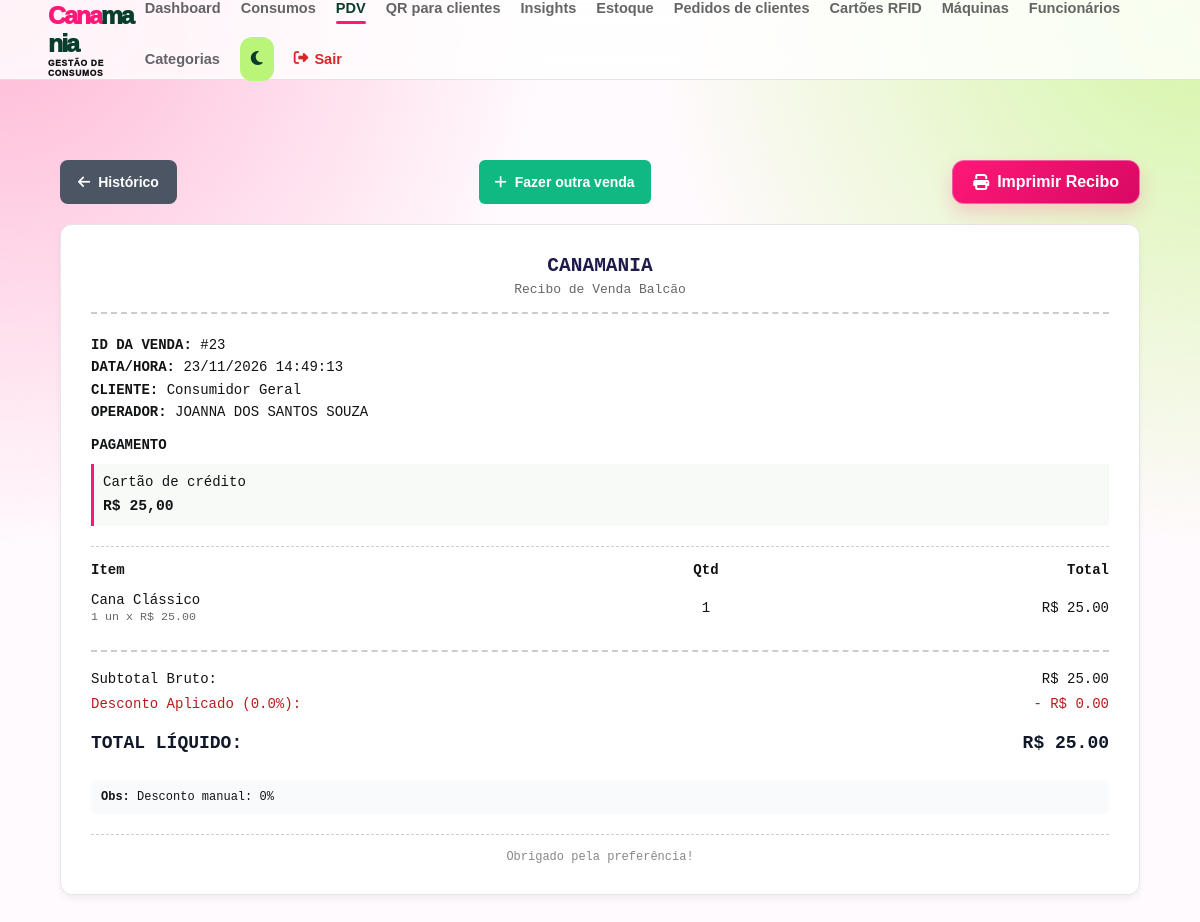
The page /pdv/venda/23 (signed in) on the database its author committed.
### app/models/venda.py (models this page shows, shortened)
class Venda(Base):
    __tablename__ = "vendas"
    id         = Column(Integer, primary_key=True, index=True)
    cliente_id = Column(
        Integer,
        ForeignKey("clientes.id", ondelete="SET NULL"),
        nullable=True
    )
    usuario_id = Column(
        Integer,
        ForeignKey("usuarios.id", ondelete="SET NULL"),
        nullable=True
    )
    desconto_percentual = Column(Float, nullable=False, default=0.0)
    total_bruto  = Column(Float, nullable=False, default=0.0)
    total_liquido = Column(Float, nullable=False, default=0.0)
    observacao = Column(String(255), nullable=True)
    forma_pagamento = Column(String(30), nullable=True)
    valor_pagamento_1 = Column(Float, nullable=True)
    forma_pagamento_2 = Column(String(30), nullable=True)
    valor_pagamento_2 = Column(Float, nullable=True)
    criado_em = Column(DateTime, server_default=func.now())
    cliente = relationship("Cliente", back_populates="vendas")
    usuario = relationship("Usuario", backref="vendas")
    itens   = relationship(
        "ItemVenda",
        back_populates="venda",
        cascade="all, delete-orphan"  # deleta itens se a venda for deletada
    )

class ItemVenda(Base):
    __tablename__ = "itens_venda"
    id         = Column(Integer, primary_key=True, index=True)
    venda_id   = Column(
        Integer,
        ForeignKey("vendas.id", ondelete="CASCADE"),
        nullable=False
    )
    produto_id = Column(
        Integer,
        ForeignKey("produtos.id", ondelete="SET NULL"),
        nullable=True
    )
    produto_nome   = Column(String(150), nullable=False)
    tamanho        = Column(String(10), nullable=True)
    cor            = Column(String(50), nullable=True)
    quantidade     = Column(Integer, nullable=False)
    preco_unitario = Column(Float, nullable=False)   # preço no momento da venda
    venda   = relationship("Venda", back_populates="itens")
    produto = relationship("Produto", backref="itens_venda")

### app/models/usuario.py (models this page shows)
class Usuario(Base):
    __tablename__ = "usuarios"
    id = Column(Integer, primary_key=True, index=True)
    nome = Column(String(100), nullable=False)
    email = Column(String(100), unique=True, index=True, nullable=False)
    senha_hash = Column(String(255), nullable=False)
    role = Column(String(100), nullable=False, default="funcionario")
    ativo = Column(Boolean, default=True)
    criado_em = Column(DateTime(timezone=True), server_default=func.now())

### app/controllers/pdv_controller.py (the view)
@router.get("/venda/{venda_id}")
def detalhe_venda(
    venda_id: int,
    request: Request,
    db: Session = Depends(get_db),
    usuario = Depends(get_usuario_logado)
):
    venda = db.query(Venda).filter(Venda.id == venda_id).first()
    if not venda or (usuario.get("role") in {"cliente", "visitante"} and venda.usuario_id != usuario.get("id")):
        raise HTTPException(status_code=404, detail="Comprovante não encontrado.")
    return templates.TemplateResponse(
        request,
        "pdv/comprovante.html",
        {"request": request, "usuario": usuario, "venda": venda}
    )

### app/templates/pdv/comprovante.html (shortened to what this page needs)
<!DOCTYPE html>
<html lang="pt-br">
<head>
    <link rel="stylesheet" href="/static/css/vendas.css?v=payment-stack-1">
    <link rel="stylesheet" href="/static/css/feedback.css?v=3">
    <link rel="stylesheet" href="/static/css/feedback-progress.css?v=2">
    <link rel="stylesheet" href="https://cdnjs.cloudflare.com/ajax/libs/font-awesome/6.5.2/css/all.min.css">
</head>
<body>
    {% include "partials/navbar.html" %}
    <div class="vendas-container-main" style="max-width: 600px; margin: 40px auto; padding: 0 20px;">
        <div class="no-print recibo-acoes" style="display:flex; justify-content:space-between; margin-bottom:20px;">
            {% if usuario.role not in ['cliente', 'visitante'] %}<a href="/pdv/historico" class="btn-nova-venda" style="background:#4b5563; text-decoration:none; display:inline-flex; align-items:center; gap:8px;">
                <i class="fa-solid fa-arrow-left"></i> Histórico
            </a>{% endif %}
            <a href="{{ '/cliente/pdv' if usuario.role in ['cliente', 'visitante'] else '/pdv/' }}" class="btn-nova-venda" style="background:#10b981; color:white; padding:10px 16px; border-radius:6px; text-decoration:none; display:inline-flex; align-items:center; gap:8px; font-weight:bold;">
                <i class="fa-solid fa-plus"></i> Fazer outra venda
            </a>
            <button onclick="window.print()" style="padding:10px 20px; background:#1e1b4b; color:white; border:none; border-radius:6px; font-weight:bold; cursor:pointer; display:inline-flex; align-items:center; gap:8px;">
                <i class="fa-solid fa-print"></i> Imprimir Recibo
            </button>
        </div>
        <div class="cupom-container" style="background:white; border:1px solid #e5e7eb; border-radius:12px; padding:30px; box-shadow: 0 4px 6px rgba(0,0,0,0.05); font-family: monospace;">
            <div style="text-align:center; margin-bottom:20px;">
                <h2 style="margin:0 0 5px 0; color:#1e1b4b;">CANAMANIA</h2>
                <p style="margin:0; color:#666;">Recibo de Venda Balcão</p>
                <div style="border-bottom: 2px dashed #ccc; margin: 15px 0;"></div>
            </div>
            <div style="margin-bottom: 20px; font-size:14px; line-height:1.6;">
                <strong>ID DA VENDA:</strong> #{{ venda.id }}<br>
                <strong>DATA/HORA:</strong> {{ venda.criado_em|data_hora_brasilia }}<br>
                <strong>CLIENTE:</strong> {{ venda.cliente.nome if venda.cliente else "Consumidor Geral" }}<br>
                <strong>OPERADOR:</strong> {{ venda.usuario.nome if venda.usuario else "Não informado" }}
                {% if venda.forma_pagamento %}
                <div class="cupom-pagamentos">
                    <strong class="cupom-pagamentos-titulo">PAGAMENTO</strong>
                    <div class="cupom-pagamento-item">
                        <span>{{ {'credito': 'Cartão de crédito', 'debito': 'Cartão de débito', 'dinheiro': 'Dinheiro', 'pix': 'Pix', 'convite': 'Convite', 'cortesia': 'Cortesia', 'rfid': 'Saldo RFID simulado'}.get(venda.forma_pagamento, venda.forma_pagamento) }}</span>
                        <strong>R$ {{ '%.2f'|format(venda.valor_pagamento_1 if venda.forma_pagamento_2 else venda.total_liquido)|replace('.', ',') }}</strong>
                    </div>
                </div>
                {% endif %}
            </div>
            <div style="border-bottom: 1px dashed #ccc; margin: 15px 0;"></div>
            <table style="width:100%; border-collapse:collapse; font-size:14px; text-align:left; margin-bottom:20px;">
                <thead>
                    <tr>
                        <th style="padding-bottom:8px;">Item</th>
                        <th style="padding-bottom:8px; text-align:center;">Qtd</th>
                        <th style="padding-bottom:8px; text-align:right;">Total</th>
                    </tr>
                </thead>
                <tbody>
                    {% for item in venda.itens %}
                    <tr>
                        <td style="padding:6px 0;">{{ item.produto_nome }} <br> <small style="color:#666;">1 un x R$ {{ "%.2f"|format(item.preco_unitario) }}</small></td>
                        <td style="padding:6px 0; text-align:center;">{{ item.quantidade }}</td>
                        <td style="padding:6px 0; text-align:right;">R$ {{ "%.2f"|format(item.quantidade * item.preco_unitario) }}</td>
                    </tr>
                    {% endfor %}
                </tbody>
            </table>
            <div style="border-top: 2px dashed #ccc; padding-top:15px; font-size:14px; line-height:1.8;">
                <div style="display:flex; justify-content:space-between;">
                    <span>Subtotal Bruto:</span>
                    <span>R$ {{ "%.2f"|format(venda.total_bruto) }}</span>
                </div>
                <div class="cupom-desconto" style="display:flex; justify-content:space-between; color: #b91c1c;">
                    <span>Desconto Aplicado ({{ venda.desconto_percentual }}%):</span>
                    <span>- R$ {{ "%.2f"|format(venda.total_bruto - venda.total_liquido) }}</span>
                </div>
                <div class="cupom-total-liquido" style="display:flex; justify-content:space-between; font-size:18px; font-weight:bold; margin-top:10px; color:#111827;">
                    <span>TOTAL LÍQUIDO:</span>
                    <span>R$ {{ "%.2f"|format(venda.total_liquido) }}</span>
                </div>
            </div>
            {% if venda.observacao %}
            <div class="cupom-observacao" style="margin-top:20px; background:#f9fafb; padding:10px; border-radius:6px; font-size:12px;">
                <strong>Obs:</strong> {{ venda.observacao }}
            </div>
            {% endif %}
            <div style="border-top: 1px dashed #ccc; margin: 20px 0 0 0; padding-top:15px; text-align:center; color:#888; font-size:12px;">
                Obrigado pela preferência!
            </div>
        </div>
    </div>
</body>
</html>

### app/static/css/vendas.css (style rules this page uses)
* { margin: 0; padding: 0; box-sizing: border-box; }
body { font-family: -apple-system, BlinkMacSystemFont, "Segoe UI", Roboto, Helvetica, Arial, sans-serif; min-height: 100vh; display: flex; flex-direction: column; background-color: #f8fafc; }
.vendas-container-main { flex: 1; padding: 40px 60px; width: 100%; max-width: 1400px; margin: 0 auto; }
.btn-nova-venda { padding: 10px 18px; background-color: #000000; color: white; border: none; border-radius: 6px; font-weight: 600; font-size: 14px; cursor: pointer; display: flex; align-items: center; gap: 8px; transition: background 0.2s; }
.cupom-pagamentos { display: grid; gap: 8px; margin-top: 10px; }
.cupom-pagamentos-titulo { display: block; }
.cupom-pagamento-item { display: flex; flex-direction: column; gap: 2px; padding: 7px 9px; border-left: 3px solid #ff1877; background: #f7faf7; }
.cupom-pagamento-item strong { font-size: 1.05em; }

### app/static/css/base.css (style rules this page uses)
:root { --cana-pink:#ff1877;--cana-lime:#baf57a;--cana-green:#083d2c;--cana-ink:#111315;--cana-bg:#fffafd;--cana-surface:#fff }
* { box-sizing: border-box; }
body { min-height: 100vh; margin: 0; display: flex; flex-direction: column; font-family: Arial, sans-serif; background-color: var(--cana-bg); color: var(--cana-ink); transition: background .3s,color .3s; }
:is(button,.btn-create,.btn-novo-produto,.btn-primario,.btn-add-carrinho-pdv,.btn-salvar-venda-final,.btn-ver-ranking,.filiais-heading a) { border-radius:12px!important;transition:transform .2s ease,background .2s ease,box-shadow .2s ease,color .2s ease!important }
:is(button,.btn-create,.btn-novo-produto,.btn-primario,.btn-add-carrinho-pdv,.btn-salvar-venda-final):not(.theme-toggle) { background:linear-gradient(135deg,#ff1877,#d90864)!important;color:#fff!important;border:1px solid rgba(255,255,255,.34)!important;box-shadow:0 9px 19px rgba(255,24,119,.18) }
:is(button,.btn-create,.btn-novo-produto,.btn-primario,.btn-add-carrinho-pdv,.btn-salvar-venda-final):not(:disabled):hover { transform:translateY(-2px);background:linear-gradient(135deg,#c9085a,#083d2c)!important;box-shadow:0 13px 25px rgba(8,61,44,.2) }
.produtos-container-main,.vendas-container-main,.dashboard,.armarios-page { width:min(1400px,calc(100% - 48px))!important;margin-inline:auto!important;padding:44px 0 64px!important }

### app/static/css/ui.css (style rules this page uses)
:root { --page-padding-block: 40px; --page-padding-inline: 60px; --control-height: 44px; --control-radius: 8px; --control-border: #cbd5e1; --focus-ring: rgba(9, 20, 92, .18); }
.dashboard, .produtos-container-main, .clientes-container, .vendas-container-main, .main-content, .armarios-page { width: 100% !important; max-width: 1600px !important; margin: 0 auto; padding: var(--page-padding-block) var(--page-padding-inline) !important; }
button, .btn-primary, .btn-secondary, .btn-create, .btn-novo-produto, .btn-nova-venda, .btn-finalizar-dia, .btn-submit, .btn-cancel, .btn-acao, .btn-edit, .btn-toggle, .btn-primario, .btn-secundario, .btn-add-carrinho-pdv, .btn-salvar-venda-final, .btn-voltar-historico { min-height: var(--control-height); border-radius: var(--control-radius); transition: background-color .2s ease, border-color .2s ease, box-shadow .2s ease, transform .2s ease; }
.btn-nova-venda, .btn-voltar-historico { display: inline-flex; align-items: center; justify-content: center; gap: 8px; text-decoration: none; }

### app/static/css/responsive.css (style rules this page uses)
html { -webkit-text-size-adjust: 100%; }
button, input, select, textarea { font: inherit; }
html, body { max-width: 100%; }
main, section, article, aside, form, fieldset, header, footer, nav, .container, .page, .main-content, .main-content > *, .page-header > *, .form-container, .card, .panel, .surface, .dashboard, .produtos-container-main, .vendas-container-main, .clientes-container, .armarios-page { min-width: 0; }
input, select, textarea, button { max-width: 100%; }
pre, code, a, p, td, th, label, small { overflow-wrap: anywhere; }
*, *::before, *::after { box-sizing: border-box; }

### app/static/css/theme-accents.css (style rules this page uses)
body::before { content: ""; position: fixed; inset: 0; z-index: -1; pointer-events: none; background-image: radial-gradient(circle at 0 0, #ffb7d5 0, transparent 34rem), radial-gradient(circle at 100% 0, #d4f5a5 0, transparent 34rem); }

### rows shown on the page
Venda: id "23", criado_em|data_hora_brasilia "23/11/2026 14:49:13", forma_pagamento "Cartão de crédito", forma_pagamento_2+total_liquido "25,00", total_bruto "25.00", desconto_percentual "0.0", venda.total_bruto-venda.total_liquido "0.00", total_liquido "25.00", observacao "Desconto manual: 0%"
Usuario: usuario "JOANNA DOS SANTOS SOUZA"
ItemVenda: produto_nome "Cana Clássico", preco_unitario "25.00", quantidade "1", item.quantidade*item.preco_unitario "25.00"

### other values the page prints
{{ venda.cliente.nome if venda.cliente else "Consumidor Geral" }} "Consumidor Geral"
